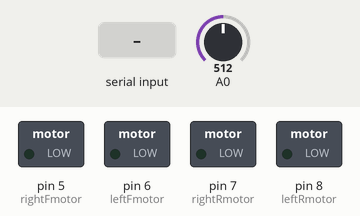
This sketch was run on a simulated Arduino Leonardo, built with avr-gcc and run on an emulated ATmega32U4. Shown: switched loads named in the sketch (green lamp = pin HIGH). Inputs (shaded band) come from the test bench; at power-on: A0 = 512. What the sketch prints to the serial monitor is not drawn.

Above: at 1.2 s.
1.3 s: "a" received over Serial
At 2.4 s:
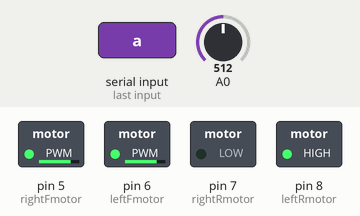
2.8 s: "w" received over Serial
At 3.5 s:
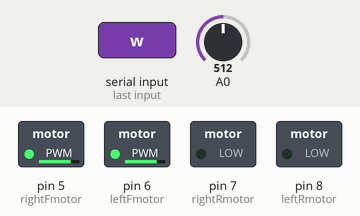
4.3 s: "d" received over Serial
At 4.7 s:
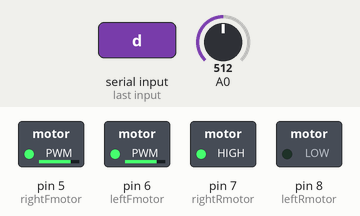
5.8 s: "s" received over Serial
At 7.0 s:
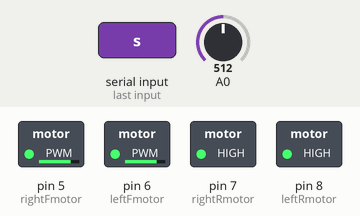
Timing chart, 0 to 8.3 s (numbered marks = the images above; inputs shaded):
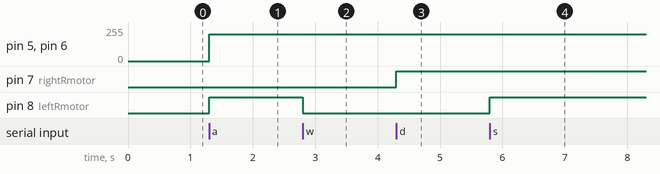

The sketch:

robotmove1.4.ino
```cpp
/* Changes
090913 	Remove Serial.print on bots movement
091013	Fix encoder pair count value
091213	Count value will only count if the robot is moving forward
091313	Count will increase if moving forward and decrease when moving backward
*/

#define leftFmotor 6 //M1 Speed Control
#define rightFmotor 5 //M2 Speed Control
#define leftRmotor 8 //M1 Direction Control
#define rightRmotor 7 //M2 Direction Control
int leftmotorSpeed = 200;
int rightmotorSpeed = 200;
long count = 0;
int rawsensorData = 0;
int sensorData1= 0;
int sensorData0 = 0;
boolean movingForward=false;

void setup()
{
	Serial.begin(9600);
  	for(int i=5;i<=8;i++) {
  		pinMode(i, OUTPUT);
  	}
}

void loop()
{
	rawsensorData = analogRead(0);
	encoderCount();
	while(Serial.available() > 0) {
		char key = Serial.read();
		switch(key) {
			case 'w':
				forward();
				break;
			case 's':
				reverse();
				break;
			case 'a':
				left();
				break;
			case 'd':
				right();
				break;
			case 'p':
				speedUp();
				break;
			case 'l':
				speedDown();
				break;
			default:
				stop();
				break;
		}
	}
}

void stop()
{
	digitalWrite(leftFmotor, LOW);
        digitalWrite(rightFmotor, LOW);
        digitalWrite(leftRmotor, LOW);
        digitalWrite(rightRmotor, LOW);
}

void forward()
{
	analogWrite(leftFmotor, leftmotorSpeed);
	analogWrite(rightFmotor, rightmotorSpeed);
	digitalWrite(leftRmotor, LOW);
	digitalWrite(rightRmotor, LOW);
}

void reverse()
{
    analogWrite(leftFmotor, leftmotorSpeed);
    analogWrite(rightFmotor, rightmotorSpeed);
    digitalWrite(leftRmotor, HIGH);
    digitalWrite(rightRmotor, HIGH);
}

void left()
{
    analogWrite(leftFmotor, leftmotorSpeed);
    analogWrite(rightFmotor, rightmotorSpeed);
    digitalWrite(leftRmotor, HIGH);
    digitalWrite(rightRmotor, LOW);
}

void right()
{
    analogWrite(leftFmotor, leftmotorSpeed);
    analogWrite(rightFmotor, rightmotorSpeed);
    digitalWrite(leftRmotor, LOW);
    digitalWrite(rightRmotor, HIGH);
}

void speedUp()
{
	leftmotorSpeed = leftmotorSpeed + 5;
	rightmotorSpeed = rightmotorSpeed + 5;
	leftmotorSpeed = constrain(leftmotorSpeed,100,255);
	rightmotorSpeed = constrain(rightmotorSpeed,100,255);
	Serial.println(leftmotorSpeed);
	Serial.println(rightmotorSpeed);
}

void speedDown()
{
	leftmotorSpeed = leftmotorSpeed - 5;
	rightmotorSpeed = rightmotorSpeed - 5;
	leftmotorSpeed = constrain(leftmotorSpeed,100,255);
	rightmotorSpeed = constrain(rightmotorSpeed,100,255);
	Serial.println(leftmotorSpeed);
	Serial.println(rightmotorSpeed);
}

void encoderCount()
{
	if(rawsensorData < 600 && digitalRead(leftRmotor) == LOW && digitalRead(rightRmotor) == LOW) {
            movingForward=true;
            sensorData1 = 1;
    }
    else if(rawsensorData < 600 && digitalRead(leftRmotor) == HIGH && digitalRead(rightRmotor) == HIGH) {
            movingForward=false;
            sensorData1 = 1;
    }
    else {
    		sensorData1 = 0;
    }

    if(sensorData1 != sensorData0 && movingForward == true) {
            count ++;
    }
    else if (sensorData1 != sensorData0 && movingForward == false) {
      		count --;
    }

    sensorData0 = sensorData1;
	Serial.println(count);
}
```

Measured:
- after the input at 1.3 s, pin 5 (rightFmotor), pin 6 (leftFmotor): 0/255 → 200/255 at once; pin 8 (leftRmotor): LOW → HIGH at once
- after the input at 2.8 s, pin 8 (leftRmotor): HIGH → LOW at once
- after the input at 4.3 s, pin 7 (rightRmotor): LOW → HIGH at once
- after the input at 5.8 s, pin 8 (leftRmotor): LOW → HIGH at once
